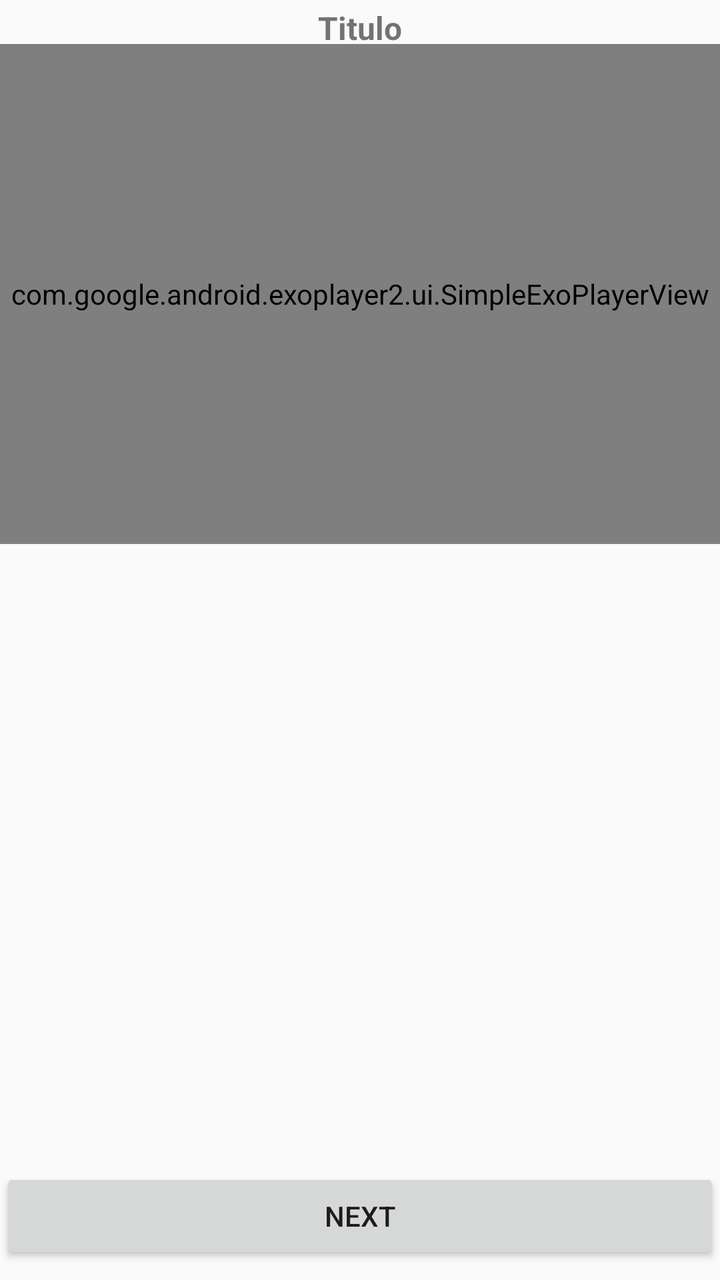
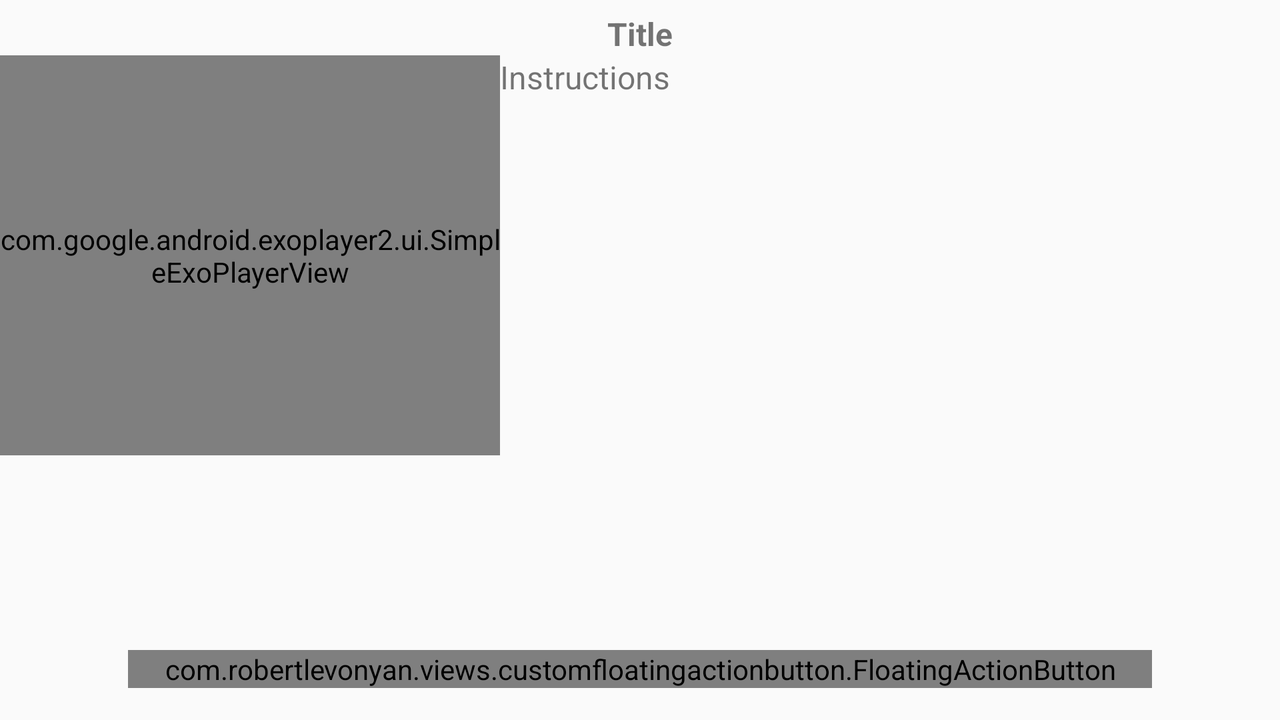

Two renders of one Android screen. The first uses the default layout on a phone; the second uses the alternative layout the repository ships for a different screen configuration, on a matching device. The two XML files are below.
<!-- AndroidManifest.xml: application theme AppTheme -->
<!-- res/layout/detail_ingredients.xml -->
<?xml version="1.0" encoding="utf-8"?>
<android.support.constraint.ConstraintLayout xmlns:android="http://schemas.android.com/apk/res/android"
    xmlns:app="http://schemas.android.com/apk/res-auto"
    xmlns:tools="http://schemas.android.com/tools"
    android:id="@+id/container_detail"
    android:layout_width="match_parent"
    android:layout_height="match_parent"
    android:orientation="vertical"
    tools:context=".ui.DetailIngredients"
    tools:layout_editor_absoluteY="81dp">

    <TextView
        android:id="@+id/tv_item_detail_ingredients"
        android:layout_width="0dp"
        android:layout_height="wrap_content"
        android:layout_marginTop="3dp"
        android:gravity="center"
        android:text="Titulo"
        android:textSize="16sp"
        android:textStyle="bold"
        app:layout_constraintEnd_toEndOf="parent"
        app:layout_constraintStart_toStartOf="parent"
        app:layout_constraintTop_toTopOf="parent" />

    <com.google.android.exoplayer2.ui.SimpleExoPlayerView
        android:id="@+id/player_video"
        android:layout_width="0dp"
        android:layout_height="250dp"
        android:layout_marginTop="19dp"
        app:layout_constraintEnd_toEndOf="parent"
        app:layout_constraintStart_toStartOf="parent"
        app:layout_constraintTop_toTopOf="@+id/tv_item_detail_ingredients" />


    <Button
        android:id="@+id/btn_next"
        android:layout_width="0dp"
        android:layout_height="wrap_content"
        android:layout_marginBottom="8dp"

        android:text="@string/next"
        app:layout_constraintBottom_toBottomOf="parent"
        app:layout_constraintEnd_toEndOf="parent"
        app:layout_constraintStart_toStartOf="parent" />


</android.support.constraint.ConstraintLayout>
<!-- resources referenced by this layout -->
<resources>
  <string name="next">Next</string>
  <style name="AppTheme" parent="Theme.AppCompat.Light.DarkActionBar">
          
          <item name="colorPrimary">@color/colorPrimary</item>
          <item name="colorPrimaryDark">@color/colorPrimaryDark</item>
          <item name="colorAccent">@color/colorAccent</item>
      </style>
  <color name="colorPrimary">#FF9800</color>
  <color name="colorPrimaryDark">#F57C00</color>
  <color name="colorAccent">#607D8B</color>
</resources>
<!-- res/layout-land/detail_ingredients.xml (the repository's variant of the layout above) -->
<!-- drawn on the phone turned sideways -->
<?xml version="1.0" encoding="utf-8"?>
<android.support.constraint.ConstraintLayout xmlns:android="http://schemas.android.com/apk/res/android"
    xmlns:app="http://schemas.android.com/apk/res-auto"
    xmlns:tools="http://schemas.android.com/tools"
    android:id="@+id/container_detail"
    android:layout_width="match_parent"
    android:layout_height="match_parent"
    android:orientation="vertical"
    tools:context=".ui.DetailIngredients"
    tools:layout_editor_absoluteY="81dp">

    <TextView
        android:id="@+id/tv_item_detail_title"
        android:layout_width="0dp"
        android:layout_height="wrap_content"
        android:layout_marginTop="6dp"
        android:gravity="center"
        android:text="@string/title"
        android:textSize="16sp"
        android:textStyle="bold"
        app:layout_constraintBottom_toTopOf="@+id/linearLayout2"
        app:layout_constraintEnd_toEndOf="parent"
        app:layout_constraintStart_toStartOf="parent"
        app:layout_constraintTop_toTopOf="parent" />

    <LinearLayout
        android:id="@+id/linearLayout2"
        android:layout_width="0dp"
        android:layout_height="0dp"
        android:layout_marginBottom="64dp"
        android:orientation="horizontal"
        app:layout_constraintBottom_toBottomOf="parent"
        app:layout_constraintEnd_toEndOf="parent"
        app:layout_constraintStart_toStartOf="parent"
        app:layout_constraintTop_toBottomOf="@+id/tv_item_detail_title">

        <com.google.android.exoplayer2.ui.SimpleExoPlayerView
            android:id="@+id/player_video"
            android:layout_width="250dp"
            android:layout_height="200dp"
            android:layout_marginLeft="@dimen/margin_left_right_row_item_main"
            app:layout_constraintEnd_toEndOf="parent"
            app:layout_constraintStart_toStartOf="parent"
            app:layout_constraintTop_toTopOf="@+id/tv_item_detail_title"
            android:layout_marginStart="@dimen/margin_left_right_row_item_main" />


        <TextView
            android:id="@+id/tv_item_detail_ingredients"
            android:layout_width="wrap_content"
            android:layout_height="wrap_content"
            android:layout_marginLeft="@dimen/margin_left_right_row_item_main"
            android:layout_marginRight="@dimen/margin_left_right_row_item_main"

            android:text="@string/instructions"
            android:textSize="16sp"
            app:layout_constraintEnd_toEndOf="parent"
            app:layout_constraintStart_toStartOf="parent"
            app:layout_constraintTop_toBottomOf="@+id/player_video" />
    </LinearLayout>

    <com.robertlevonyan.views.customfloatingactionbutton.FloatingActionButton
        android:id="@+id/fb_steps"
        android:layout_width="match_parent"
        android:layout_height="wrap_content"
        android:layout_marginBottom="16dp"
        android:layout_marginEnd="64dp"
        android:layout_marginStart="64dp"
        android:gravity="center_horizontal"
        android:textSize="18sp"
        app:fabColor="@color/colorPrimary"
        app:fabType="roundedSquare"
        app:fabElevation="5dp"
        app:layout_constraintBottom_toBottomOf="parent"
        app:layout_constraintEnd_toEndOf="parent"
        app:layout_constraintStart_toStartOf="parent" />



</android.support.constraint.ConstraintLayout>
<!-- resources referenced by the variant -->
<!-- as the phone turned sideways resolves them -->
<resources>
  <color name="colorPrimary">#FF9800</color>
  <string name="instructions">Instructions</string>
  <string name="title">Title</string>
  <style name="AppTheme" parent="Theme.AppCompat.Light.DarkActionBar">
          
          <item name="colorPrimary">@color/colorPrimary</item>
          <item name="colorPrimaryDark">@color/colorPrimaryDark</item>
          <item name="colorAccent">@color/colorAccent</item>
      </style>
  <color name="colorPrimaryDark">#F57C00</color>
  <color name="colorAccent">#607D8B</color>
</resources>
